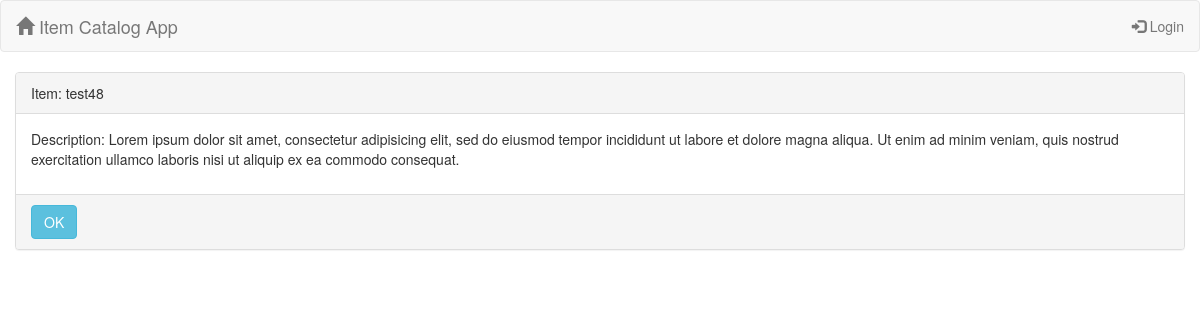
Page /catalog/Basketball/test48 on the committed database.
### models.py (models this page shows, shortened)
class Item(Base):
    __tablename__ = 'item'
    id = Column(Integer, primary_key=True)
    title = Column(String, nullable=False)
    description = Column(String)
    category_id = Column(Integer, ForeignKey('category.id'))
    category = relationship(Category, backref='items')

### project.py (the view)
@app.route("/catalog/<category>/<item>")
def getCategoryItem(category, item):
    currentCategory = []
    currentItem = []
    try:
        currentCategory = session.query(
                        Category).filter_by(name=category).one()
        currentItem = session.query(Item).filter_by(title=item).one()
        if currentItem.category_id == currentCategory.id:
            if 'username' not in login_session:
                return render_template('public_item.html', item=currentItem)
            else:
                return render_template('item.html', item=currentItem)
        else:
            flash("Item '%s' does not match '%s' category" % (item, category),
                  category="warning")
            return redirect(url_for('showCatalog'))
    except NoResultFound:
        if currentCategory == []:
            flash("Category '%s' not found" % category, category="warning")
            return redirect(url_for('showCatalog'))
        else:
            flash("Item '%s' not found" % item, category="warning")
            return redirect(url_for('showCatalog'))

### templates/public_item.html (shortened to what this page needs)
{% extends "layout.html" %}
{% block body %}
<div class="container-fluid">
    <div class="row">
        <div class="col-sm-12 col-md-12 ">
            <div class="panel panel-default">
                <div class="panel-heading">Item: {{item.title}}</div>
                <div class="panel-body">
                        <p>
                            Description: {{item.description}}
                        </p>
                </div>
                <div class="panel-footer">
                    <a href="{{url_for('showCatalog')}}" class="btn btn-info" role="button">OK</a>
                </div>
            </div>
        </div>
    </div>
</div>
{% endblock %}

### rows in the picture
Item: title "test48", description "Lorem ipsum dolor sit amet, consectetur adipisicing elit, sed do eiusmod tempor incididunt ut labore et dolore magna aliqua. Ut enim ad minim veniam, quis nostrud exercitation ullamco laboris nisi ut aliquip ex ea commodo consequat."
